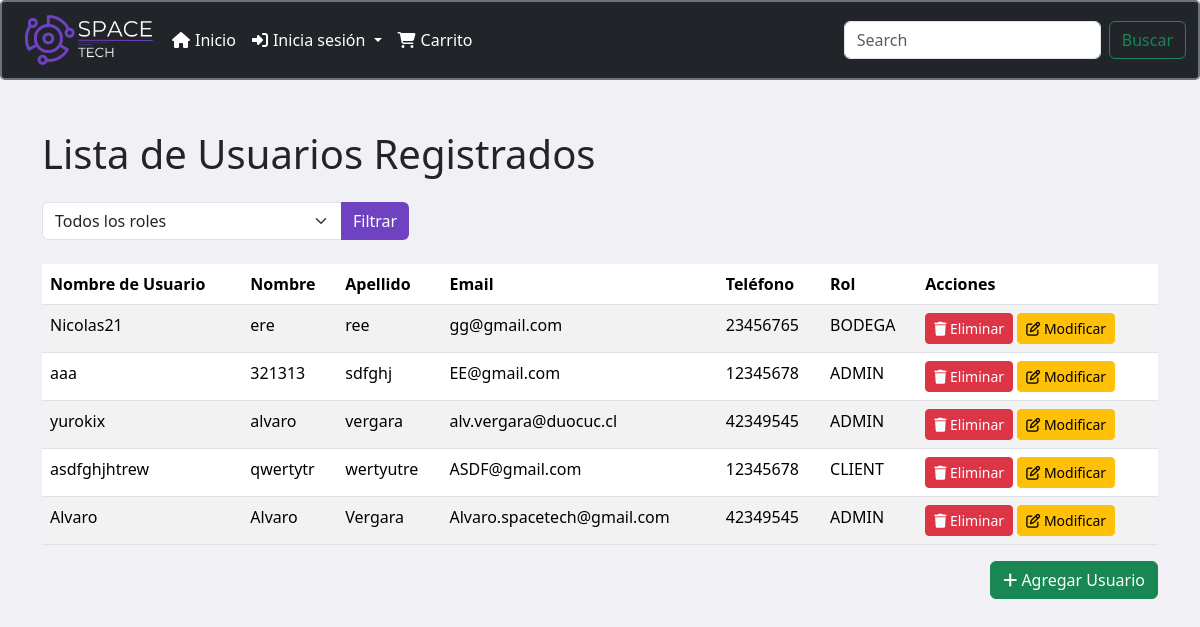
The app's page /listaU (signed in) with its own data.
### menu/models.py (models this page shows, shortened)
class Usuario(models.Model):
    ROLE_CHOICES = [
        ('ADMIN', 'Administrador'),
        ('BODEGA', 'Bodeguero'),
        ('CLIENT', 'Cliente'),
    ]
    nombre_usuario = models.CharField(max_length=30)
    nombre = models.CharField(max_length=30)
    apellido = models.CharField(max_length=30)
    email = models.EmailField(unique=True)
    tfno = models.CharField(max_length=8, verbose_name="Telefono")
    clave = models.CharField(max_length=30)
    confirmar_clave = models.CharField(max_length=30)
    direccion = models.CharField(max_length=255, verbose_name="Dirección", null=True, blank=True)
    role = models.CharField(max_length=6, choices=ROLE_CHOICES)

### menu/views.py (the view)
# urls.py: path('listaU', views.listaU, name='listaU'),
@login_required
def listaU(request):
    role_filter = request.GET.get('role', None)
    if role_filter:
        usuarios = Usuario.objects.filter(role=role_filter)
    else:
        usuarios = Usuario.objects.all()
    roles = Usuario.ROLE_CHOICES
    return render(request, 'listaU.html', {'usuarios': usuarios, 'roles': roles})

### menu/context_processors.py (called while the page is built)
def carrito_items_count(request):
    if request.user.is_authenticated:
        cart, created = Cart.objects.get_or_create(user=request.user)
        carrito_items_count = CartItem.objects.filter(cart=cart).aggregate(total_quantity=Sum('quantity'))['total_quantity'] or 0
    else:
        carrito_items_count = 0
    return {
        'carrito_items_count': carrito_items_count
    }

### menu/templates/listaU.html (shortened to what this page needs)
<!DOCTYPE html>
<html lang="en">
<head>
    {% load static %}
    <link href="https://cdn.jsdelivr.net/npm/bootstrap@5.3.0/dist/css/bootstrap.min.css" rel="stylesheet">
    <link rel="stylesheet" href="https://cdnjs.cloudflare.com/ajax/libs/font-awesome/6.0.0-beta3/css/all.min.css">
</head>
<body style="background-color: #f0f0f5;">
    {% include "plantilla/menu.html" %}
    <div class="container">
        <h1 class="mb-4">Lista de Usuarios Registrados</h1>
        <form method="get" class="mb-4">
            <div class="input-group">
                <select class="form-select" name="role">
                    <option value="">Todos los roles</option>
                </select>
                <button type="submit" class="btn btn-primary">Filtrar</button>
            </div>
        </form>
        <div class="table-responsive">
            <table class="table table-striped table-hover">
                <thead>
                    <tr>
                        <th>Nombre de Usuario</th>
                        <th>Nombre</th>
                        <th>Apellido</th>
                        <th>Email</th>
                        <th>Teléfono</th>
                        <th>Rol</th>
                        <th>Acciones</th>
                    </tr>
                </thead>
                <tbody>
                    {% for usuario in usuarios %}
                    <tr>
                        <td>{{ usuario.nombre_usuario }}</td>
                        <td>{{ usuario.nombre }}</td>
                        <td>{{ usuario.apellido }}</td>
                        <td>{{ usuario.email }}</td>
                        <td>{{ usuario.tfno }}</td>
                        <td>{{ usuario.role }}</td>
                        <td>
                            <form action="{% url 'eliminar_usuario' usuario.id %}" method="post" style="display:inline;">
                                <button type="submit" class="btn btn-danger btn-sm">
                                    <i class="fa fa-trash"></i> Eliminar
                                </button>
                            </form>
                            <a href="{% url 'editar_usuario' usuario.id %}" class="btn btn-warning btn-sm">
                                <i class="fa fa-edit"></i> Modificar
                            </a>
                        </td>
                    </tr>
                    {% endfor %}
                </tbody>
            </table>
            <div class="text-end">
                <a href="{% url 'formulario' %}" class="btn btn-success">
                    <i class="fa fa-plus"></i> Agregar Usuario
                </a>
            </div>
        </div>
    </div>
</body>
</html

### menu/templates/listaU.html (style rules this page uses)
.container { margin-top: 50px; }
h1 { color: #8C52FF; }
.btn-primary { background-color: #8C52FF; border: none; }
.btn-danger { background-color: #ff4d4d; border: none; }
.btn-warning { background-color: #ffcc00; border: none; }
.btn-success { background-color: #28a745; border: none; }
.table thead { background-color: #8C52FF; color: white; }
.form-select { max-width: 300px; }

### menu/templates/plantilla/menu.html (style rules this page uses)
.btn-primary { background-color: #6f42c1; border: none; }

### records on screen
Usuario: nombre_usuario "Nicolas21", nombre "ere", apellido "ree", email "gg@gmail.com", tfno "23456765", role "BODEGA"
Usuario: nombre_usuario "aaa", nombre "321313", apellido "sdfghj", email "EE@gmail.com", tfno "12345678", role "ADMIN"
Usuario: nombre_usuario "yurokix", nombre "alvaro", apellido "vergara", email "alv.vergara@duocuc.cl", tfno "42349545", role "ADMIN"
Usuario: nombre_usuario "asdfghjhtrew", nombre "qwertytr", apellido "wertyutre", email "ASDF@gmail.com", tfno "12345678", role "CLIENT"
Usuario: nombre_usuario "Alvaro", nombre "Alvaro", apellido "Vergara", email "Alvaro.spacetech@gmail.com", tfno "42349545", role "ADMIN"
